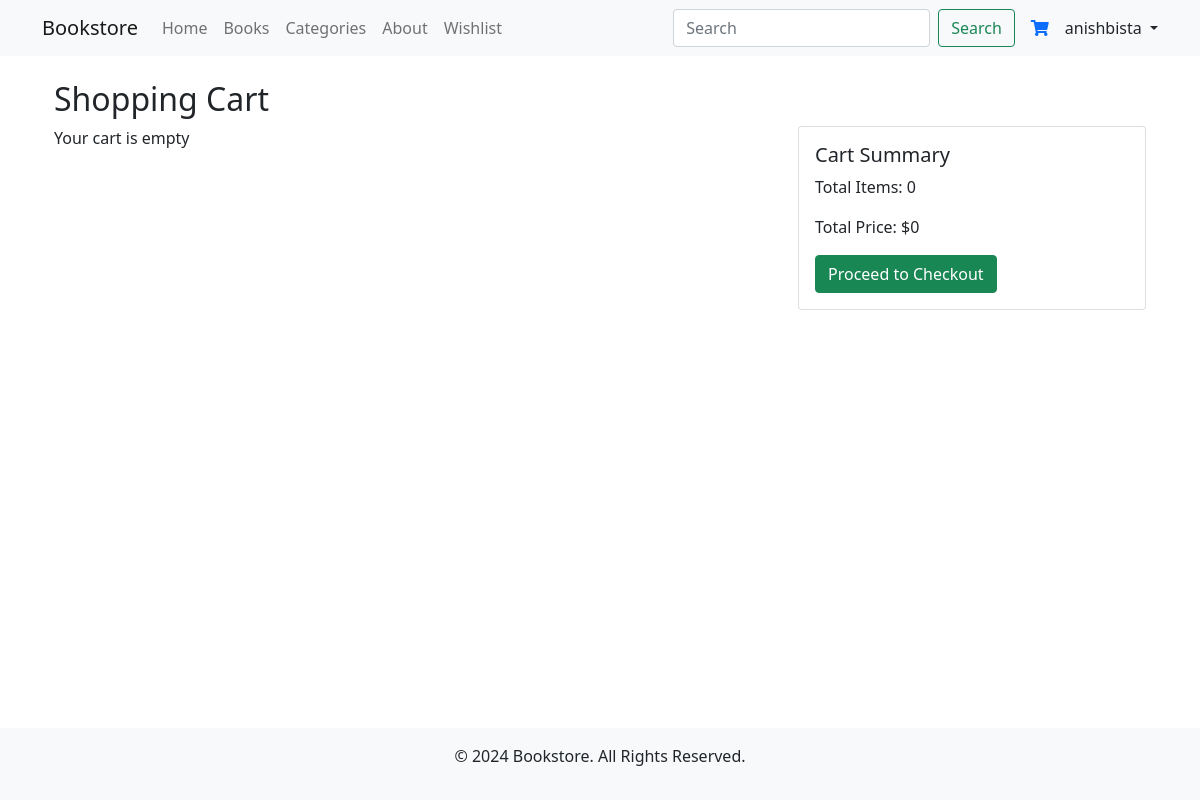
/cart (signed in), run on an earlier commit of the app's database.
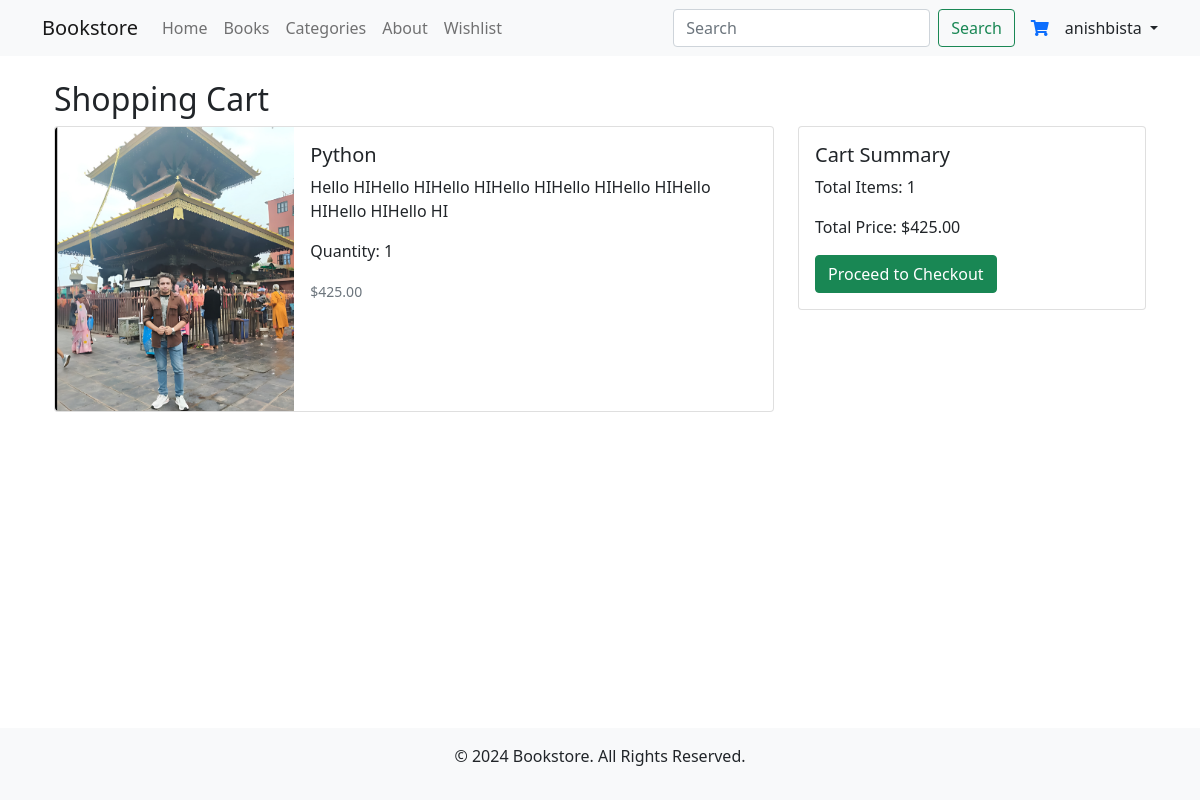
And on a later commit of the database.
### accounts/models.py (models this page shows)
class CustomUser(AbstractUser):
    address = models.CharField(max_length=255)
    phone_number = models.CharField(max_length=20)
    profile_picture = models.ImageField(
        upload_to="profile_pics/", blank=True, null=True
    )

### bookstore/models.py (models this page shows, shortened)
class CartItem(models.Model):
    cart = models.ForeignKey(Cart, on_delete=models.CASCADE)
    books = models.ForeignKey(Book, on_delete=models.CASCADE)
    quantity = models.IntegerField(default=1)

class Book(models.Model):
    GENRE_CHOICES = (
        ("Fiction", "Fiction"),
        ("Non-Fiction", "Non-Fiction"),
        ("Science Fiction", "Science Fiction"),
        ("Mystery", "Mystery"),
    )
    title = models.CharField(max_length=100)
    author = models.CharField(max_length=100)
    genre = models.CharField(max_length=50, choices=GENRE_CHOICES)
    price = models.DecimalField(max_digits=10, decimal_places=2)
    description = models.TextField()
    image = models.ImageField()
    avg_rating = models.DecimalField(
        default=0.0,
        max_digits=3,
        decimal_places=2,
        help_text="Average rating gor the book",
    )

### bookstore/views.py (the view, shortened to what this page needs)
# urls.py: path("cart", CartView.as_view(), name="cart_item"),
class CartView(LoginRequiredMixin, ListView):
    model = CartItem
    template_name = "cart.html"
    context_object_name = "cart_items"
    def get_queryset(self):
        try:
            user_cart = Cart.objects.get(user=self.request.user)
        except ObjectDoesNotExist:
            user_cart = Cart.objects.create(user=self.request.user)
        return CartItem.objects.filter(cart=user_cart)
    def get_context_data(self, **kwargs):
        context = super().get_context_data(**kwargs)
        total_items = self.object_list.count()
        total_price = sum(item.books.price * item.quantity for item in self.object_list)
        context["total_items"] = total_items
        context["total_price"] = total_price
        return context

### bookstore/templates/cart.html (shortened to what this page needs)
{% extends 'base.html' %}
{% block content %}
    <div class="container">
        <h2>Shopping Cart</h2>
        <div class="row">
            <div class="col-md-8">
                {% if cart_items %}
                {% for item  in cart_items  %}
                <div class="card mb-3">
                    <div class="row g-0">
                        <div class="col-md-4">
                            <img src="{{item.books.image.url}}" class="img-fluid rounded-start" alt="Book Image">
                        </div>
                        <div class="col-md-8">
                            <div class="card-body">
                                <h5 class="card-title">{{item.books.title}}</h5>
                                <p class="card-text">{{item.books.description}}</p>
                                <p class="card-text">Quantity: {{item.quantity}}</p>
                                <p class="card-text"><small class="text-muted">${{item.books.price}}</small></p>
                            </div>
                        </div>
                    </div>
                </div>
                {% endfor %}
                {% else %}
                    <p>Your cart is empty</p>
                {% endif %}
            </div>
            <div class="col-md-4">
                <div class="card">
                    <div class="card-body">
                        <h5 class="card-title">Cart Summary</h5>
                        <p class="card-text">Total Items: {{total_items}}</p>
                        <p class="card-text">Total Price: ${{total_price}}</p>
                        <form action="" method="post">
                            <button class="btn btn-success" type="submit">Proceed to Checkout</button>
                        </form>
                    </div>
                </div>
            </div>
        </div>
    </div>
{% endblock content %}

### templates/base.html (shortened to what this page needs)
{% load static %}
<!DOCTYPE html>
<html lang="en">
<head>
    <link href="https://cdn.jsdelivr.net/npm/bootstrap@5.1.3/dist/css/bootstrap.min.css" rel="stylesheet">
    <link href="https://cdnjs.cloudflare.com/ajax/libs/font-awesome/5.15.4/css/all.min.css" rel="stylesheet">
    <link href="{% static 'css/styles.css' %}" rel="stylesheet">
</head>
<body>
    <header>
        <nav class="navbar navbar-expand-lg navbar-light bg-light">
            <div class="container">
                <a class="navbar-brand" href="#">Bookstore</a>
                <div class="collapse navbar-collapse" id="navbarNav">
                    <ul class="navbar-nav">
                        <li class="nav-item">
                            <a class="nav-link" href="{% url 'index' %}">Home</a>
                        </li>
                        <li class="nav-item">
                            <a class="nav-link" href="#">Books</a>
                        </li>
                        <li class="nav-item">
                            <a class="nav-link" href="#">Categories</a>
                        </li>
                        <li class="nav-item">
                            <a class="nav-link" href="#">About</a>
                        </li>
                        <li class="nav-item">
                            <a class="nav-link" href="{% url "wishlist" %}">Wishlist</a>
                        </li>
                    </ul>
                </div>
                <form class="d-flex mx-3" method ="GET" action={% url 'index' %}>
                    <input class="form-control me-2" type="search" name="title" placeholder="Search" aria-label="Search by title">
                    <button class="btn btn-outline-success" type="submit">Search</button>
                <div class="d-flex align-items-center">
                    <a href="{% url 'cart_item' %}" class="me-3">
                        <i class="fas fa-shopping-cart"></i>
                    </a>
                </div>
            {% if user.is_authenticated %}
            <div class="dropdown text-end">
            <a href="#" class="d-block link-dark text-decoration-none dropdown-toggle"
            id="dropdownUser1" data-bs-toggle="dropdown" aria-expanded="false">
            {{ user.username }}
            </a>
            </div>
            {% endif %}
            </div>
        </nav>
    </header>
    <main class="container mt-4">
        {% block content %}
        {% endblock content %}
    </main>
    <footer class="bg-light text-center py-3">
        <div class="container">
            <p>&copy; {% now "Y" %} Bookstore. All Rights Reserved.</p>
        </div>
    </footer>
</body>
</html>

### static/css/styles.css (style rules this page uses)
body { display: flex; flex-direction: column; min-height: 100vh; margin: 0; }
main { flex: 1; }
footer { position: relative; bottom: 0; width: 100%; }

What changed in the data, as far as the page shows it:
added CartItem: books.image (picture), books "Python", books.description "Hello HIHello HIHello HIHello HIHello HIHello HIHello HIHello HIHello HI", quantity "1", books.price "425.00"
Also different on the page:
{{ total_items }}: "0" → "1"
{{ total_price }}: "0" → "425.00"
text no longer shown: "Your cart is empty"
